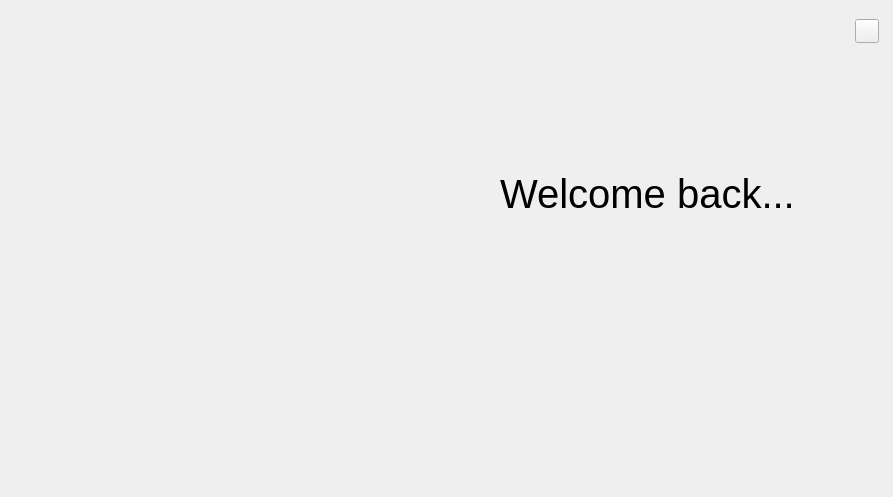
<?xml version='1.0' encoding='utf-8'?>
<ui version="4.0">
 <class>MainWindow</class>
 <widget class="QMainWindow" name="MainWindow">
  <property name="geometry">
   <rect>
    <x>0</x>
    <y>0</y>
    <width>893</width>
    <height>497</height>
   </rect>
  </property>
  <property name="windowTitle">
   <string>MainWindow</string>
  </property>
  <property name="styleSheet">
   <string notr="true" />
  </property>
  <widget class="QWidget" name="centralwidget">
   <layout class="QVBoxLayout" name="verticalLayout">
    <property name="spacing">
     <number>0</number>
    </property>
    <property name="leftMargin">
     <number>0</number>
    </property>
    <property name="topMargin">
     <number>5</number>
    </property>
    <property name="rightMargin">
     <number>0</number>
    </property>
    <property name="bottomMargin">
     <number>0</number>
    </property>
    <item>
     <widget class="QStackedWidget" name="stackedWidget_3">
      <widget class="QWidget" name="Login_SignUp">
       <layout class="QVBoxLayout" name="verticalLayout_3">
        <item>
         <widget class="QWidget" name="header_welcome" native="true">
          <property name="cursor">
           <cursorShape>BusyCursor</cursorShape>
          </property>
          <layout class="QHBoxLayout" name="horizontalLayout_2">
           <property name="spacing">
            <number>0</number>
           </property>
           <property name="leftMargin">
            <number>0</number>
           </property>
           <property name="topMargin">
            <number>5</number>
           </property>
           <property name="rightMargin">
            <number>5</number>
           </property>
           <property name="bottomMargin">
            <number>0</number>
           </property>
           <item alignment="Qt::AlignRight">
            <widget class="QPushButton" name="close_window_button">
             <property name="minimumSize">
              <size>
               <width>24</width>
               <height>24</height>
              </size>
             </property>
             <property name="maximumSize">
              <size>
               <width>24</width>
               <height>24</height>
              </size>
             </property>
             <property name="cursor">
              <cursorShape>PointingHandCursor</cursorShape>
             </property>
             <property name="text">
              <string />
             </property>
             <property name="icon">
              <iconset resource="../Qss/icons/_icons.qrc">
               <normaloff>:/feather/icons/feather/x-circle.png</normaloff>:/feather/icons/feather/x-circle.png</iconset>
             </property>
            </widget>
           </item>
          </layout>
         </widget>
        </item>
        <item>
         <widget class="QWidget" name="body_welcome" native="true">
          <layout class="QHBoxLayout" name="horizontalLayout">
           <item>
            <widget class="QStackedWidget" name="stackedWidget">
             <widget class="QWidget" name="left_login_page" />
             <widget class="QWidget" name="left_signup_page" />
            </widget>
           </item>
           <item>
            <widget class="QStackedWidget" name="stackedWidget_2">
             <widget class="QWidget" name="right_login_page">
              <widget class="QLabel" name="label">
               <property name="geometry">
                <rect>
                 <x>50</x>
                 <y>80</y>
                 <width>311</width>
                 <height>111</height>
                </rect>
               </property>
               <property name="font">
                <font>
                 <pointsize>30</pointsize>
                </font>
               </property>
               <property name="text">
                <string>Welcome back...</string>
               </property>
              </widget>
             </widget>
             <widget class="QWidget" name="right_signup_page" />
            </widget>
           </item>
          </layout>
         </widget>
        </item>
       </layout>
      </widget>
      <widget class="QWidget" name="Main">
       <layout class="QVBoxLayout" name="verticalLayout_2">
        <item>
         <widget class="QWidget" name="header_main" native="true">
          <property name="cursor">
           <cursorShape>BusyCursor</cursorShape>
          </property>
          <layout class="QHBoxLayout" name="horizontalLayout_4">
           <property name="spacing">
            <number>0</number>
           </property>
           <property name="leftMargin">
            <number>0</number>
           </property>
           <property name="topMargin">
            <number>5</number>
           </property>
           <property name="rightMargin">
            <number>5</number>
           </property>
           <property name="bottomMargin">
            <number>0</number>
           </property>
           <item>
            <widget class="QPushButton" name="home_button">
             <property name="text">
              <string>Home</string>
             </property>
            </widget>
           </item>
           <item>
            <widget class="QPushButton" name="restaurant_button">
             <property name="text">
              <string>Restaurant</string>
             </property>
            </widget>
           </item>
           <item alignment="Qt::AlignRight">
            <widget class="QPushButton" name="profile_button">
             <property name="minimumSize">
              <size>
               <width>48</width>
               <height>48</height>
              </size>
             </property>
             <property name="maximumSize">
              <size>
               <width>48</width>
               <height>48</height>
              </size>
             </property>
             <property name="cursor">
              <cursorShape>PointingHandCursor</cursorShape>
             </property>
             <property name="text">
              <string />
             </property>
             <property name="icon">
              <iconset resource="../Qss/icons/_icons.qrc">
               <normaloff>:/feather/icons/feather/smile.png</normaloff>:/feather/icons/feather/smile.png</iconset>
             </property>
             <property name="iconSize">
              <size>
               <width>32</width>
               <height>32</height>
              </size>
             </property>
            </widget>
           </item>
          </layout>
         </widget>
        </item>
        <item>
         <widget class="QWidget" name="body_main" native="true">
          <layout class="QHBoxLayout" name="horizontalLayout_5">
           <item>
            <widget class="QStackedWidget" name="stackedWidget_5">
             <property name="currentIndex">
              <number>3</number>
             </property>
             <widget class="QWidget" name="home_page">
              <widget class="QLabel" name="label_2">
               <property name="geometry">
                <rect>
                 <x>50</x>
                 <y>80</y>
                 <width>311</width>
                 <height>111</height>
                </rect>
               </property>
               <property name="font">
                <font>
                 <pointsize>30</pointsize>
                </font>
               </property>
               <property name="text">
                <string>HOME</string>
               </property>
              </widget>
             </widget>
             <widget class="QWidget" name="restaurant_page">
              <widget class="QLabel" name="label_3">
               <property name="geometry">
                <rect>
                 <x>0</x>
                 <y>0</y>
                 <width>311</width>
                 <height>111</height>
                </rect>
               </property>
               <property name="font">
                <font>
                 <pointsize>30</pointsize>
                </font>
               </property>
               <property name="text">
                <string>RESTAURANT</string>
               </property>
              </widget>
             </widget>
             <widget class="QWidget" name="review_restaurant_page">
              <widget class="QLabel" name="label_8">
               <property name="geometry">
                <rect>
                 <x>250</x>
                 <y>60</y>
                 <width>361</width>
                 <height>111</height>
                </rect>
               </property>
               <property name="font">
                <font>
                 <pointsize>30</pointsize>
                </font>
               </property>
               <property name="text">
                <string>Review Restaurant</string>
               </property>
              </widget>
             </widget>
             <widget class="QWidget" name="inside_restaurant_page">
              <widget class="QWidget" name="body_modify_restaurant" native="true">
               <property name="geometry">
                <rect>
                 <x>0</x>
                 <y>0</y>
                 <width>875</width>
                 <height>439</height>
                </rect>
               </property>
               <layout class="QHBoxLayout" name="horizontalLayout_6">
                <item>
                 <layout class="QVBoxLayout" name="left_panel_restaurant">
                  <item>
                   <widget class="QPushButton" name="pushButton">
                    <property name="text">
                     <string>Info</string>
                    </property>
                   </widget>
                  </item>
                 </layout>
                </item>
                <item>
                 <widget class="QStackedWidget" name="stackedWidget_4">
                  <widget class="QWidget" name="menu_page">
                   <widget class="QLabel" name="label_5">
                    <property name="geometry">
                     <rect>
                      <x>0</x>
                      <y>0</y>
                      <width>311</width>
                      <height>111</height>
                     </rect>
                    </property>
                    <property name="font">
                     <font>
                      <pointsize>30</pointsize>
                     </font>
                    </property>
                    <property name="text">
                     <string>Menu</string>
                    </property>
                   </widget>
                  </widget>
                  <widget class="QWidget" name="add_food_page">
                   <widget class="QLabel" name="label_4">
                    <property name="geometry">
                     <rect>
                      <x>30</x>
                      <y>50</y>
                      <width>311</width>
                      <height>111</height>
                     </rect>
                    </property>
                    <property name="font">
                     <font>
                      <pointsize>30</pointsize>
                     </font>
                    </property>
                    <property name="text">
                     <string>New Food</string>
                    </property>
                   </widget>
                  </widget>
                  <widget class="QWidget" name="modify_food_page">
                   <widget class="QLabel" name="label_10">
                    <property name="geometry">
                     <rect>
                      <x>0</x>
                      <y>0</y>
                      <width>311</width>
                      <height>111</height>
                     </rect>
                    </property>
                    <property name="font">
                     <font>
                      <pointsize>30</pointsize>
                     </font>
                    </property>
                    <property name="text">
                     <string>Food Name</string>
                    </property>
                   </widget>
                  </widget>
                  <widget class="QWidget" name="review_food_page">
                   <widget class="QLabel" name="label_11">
                    <property name="geometry">
                     <rect>
                      <x>200</x>
                      <y>120</y>
                      <width>311</width>
                      <height>111</height>
                     </rect>
                    </property>
                    <property name="font">
                     <font>
                      <pointsize>30</pointsize>
                     </font>
                    </property>
                    <property name="text">
                     <string>Review food</string>
                    </property>
                   </widget>
                  </widget>
                 </widget>
                </item>
               </layout>
              </widget>
             </widget>
            </widget>
           </item>
          </layout>
         </widget>
        </item>
       </layout>
      </widget>
     </widget>
    </item>
   </layout>
  </widget>
 </widget>
 <connections />
<customwidgets><customwidget><class>QPushButton</class><extends>QPushButton</extends><header location="global">Custom_Widgets.Theme.h</header><container>1</container></customwidget><customwidget><class>QLabel</class><extends>QLabel</extends><header location="global">Custom_Widgets.Theme.h</header><container>1</container></customwidget></customwidgets></ui>
